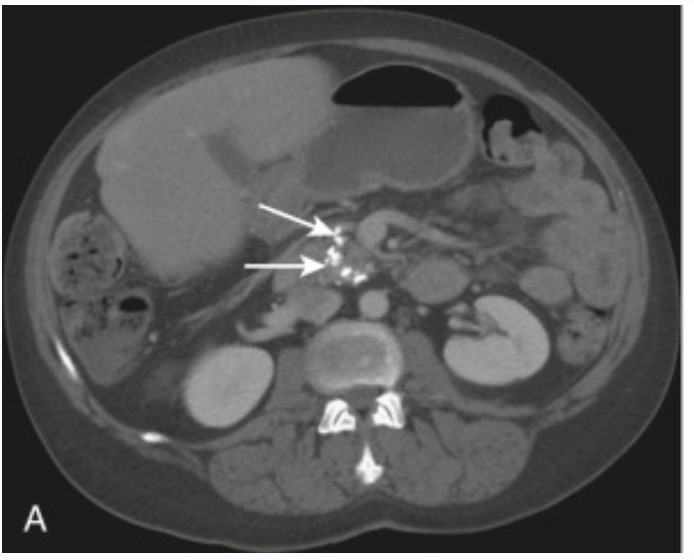
#> input picture data/raw/chronic_pancreatitis/CP2.jpg, 694 x 560 px
$ python -i image_processor.py   (imports and definitions only)   (older library calls are emulated)
#> lines starting #> are read from the running program, lines starting #| are printed output that depends on the picture
"""
Image preprocessing for CT scan classification.
Handles standard JPG/PNG screenshots from Google Images.
"""

import numpy as np
from PIL import Image, ImageFilter, ImageEnhance
import cv2


TARGET_SIZE = (224, 224)


# [48 lines left out: functions preprocess_image, validate_image, not called in this run]


def extract_visual_features(img: Image.Image) -> dict:
    """
    Extract human-interpretable visual features from the image.
    These approximate what a radiologist would assess.
    Used for the feature analysis panel in the UI.
    """
    arr = np.array(img.convert("L"), dtype=np.float32)  # grayscale
    arr_norm = arr / 255.0

    h, w = arr.shape

    # Region of interest — central third (where pancreas typically appears)
    roi = arr_norm[h//3 : 2*h//3, w//3 : 2*w//3]

    # 1. Mean intensity in central ROI (high = hyperdense, low = hypodense)
    mean_intensity = float(roi.mean())

    # 2. Texture complexity (std dev as a proxy for heterogeneity)
    texture_std = float(roi.std())

    # 3. Dark region fraction — hypodense areas (possible necrosis, cysts)
    dark_fraction = float((roi < 0.25).mean())

    # 4. Bright spot fraction — calcifications, bones
    bright_fraction = float((roi > 0.75).mean())

    # 5. Edge density — structural complexity (irregular ducts, masses)
    edges = _compute_edge_density(arr)
    edge_density = float(edges)

    # 6. Symmetry — left-right symmetry of the image
    left  = arr_norm[:, :w//2]
    right = np.fliplr(arr_norm[:, w//2:])
    min_w = min(left.shape[1], right.shape[1])
    symmetry = 1.0 - float(np.abs(left[:, :min_w] - right[:, :min_w]).mean()) * 5
    symmetry = max(0.0, min(1.0, symmetry))

    return {
        "mean_intensity": mean_intensity,
        "texture_heterogeneity": texture_std,
        "dark_region_fraction": dark_fraction,
        "bright_spot_fraction": bright_fraction,
        "edge_density": edge_density,
        "bilateral_symmetry": symmetry,
    }


# [16 lines left out: functions _apply_soft_tissue_window, _compute_gray_fraction, not called in this run]


def _compute_edge_density(arr: np.ndarray) -> float:
    """Sobel edge density as a proxy for structural complexity."""
    try:
        arr_uint8 = np.clip(arr, 0, 255).astype(np.uint8)
        sobelx = cv2.Sobel(arr_uint8, cv2.CV_64F, 1, 0, ksize=3)
        sobely = cv2.Sobel(arr_uint8, cv2.CV_64F, 0, 1, ksize=3)
        magnitude = np.sqrt(sobelx**2 + sobely**2)
        return float(np.clip(magnitude.mean() / 50.0, 0, 1))
    except Exception:
        return 0.5

>>> from PIL import Image
>>> picture = Image.open('../data/raw/chronic_pancreatitis/CP2.jpg')
#> picture is the input picture: PIL image 694x560 RGB; mean R, G, B 85.5, 85.5, 85.6
>>> result = extract_visual_features(picture)
#> in extract_visual_features, `roi = arr_norm[h//3 : 2*h//3, w//3 : 2*w//3]`:
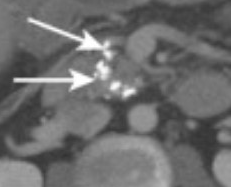
#> roi: shape (187, 231) float32; min 0.192, max 1, mean 0.424
#> in extract_visual_features, `mean_intensity = float(roi.mean())`: mean_intensity = 0.424
#> in extract_visual_features, `texture_std = float(roi.std())`: texture_std = 0.129
#> in extract_visual_features, `dark_fraction = float((roi < 0.25).mean())`: dark_fraction = 0.0452
#> in extract_visual_features, `bright_fraction = float((roi > 0.75).mean())`: bright_fraction = 0.027
#> in _compute_edge_density, `sobelx = cv2.Sobel(arr_uint8, cv2.CV_64F, 1, 0, ksize=3)`:
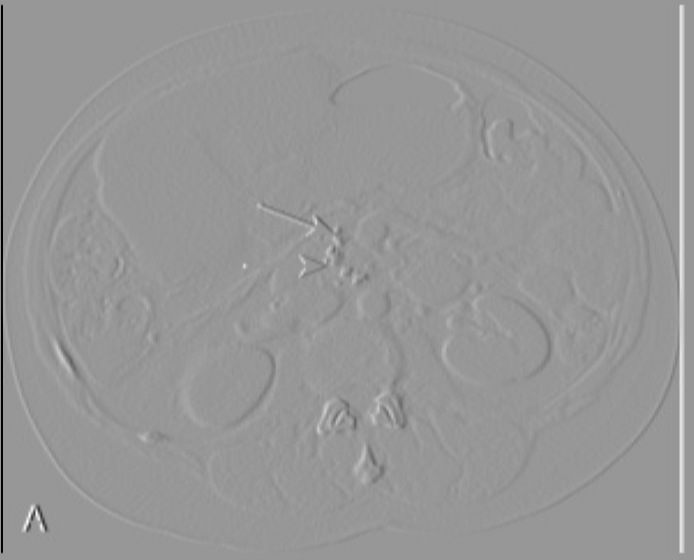
#> sobelx: shape (560, 694) float64; min -912, max 626, mean 0; drawn with min black and max white
#> in _compute_edge_density, `sobely = cv2.Sobel(arr_uint8, cv2.CV_64F, 0, 1, ksize=3)`:
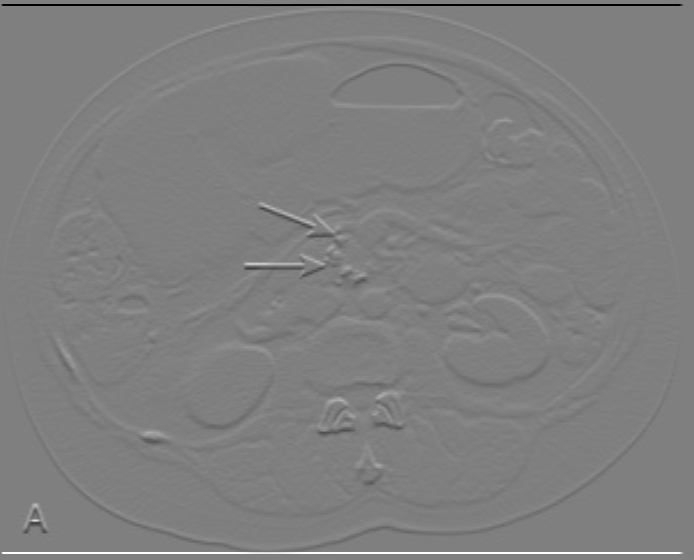
#> sobely: shape (560, 694) float64; min -904, max 904, mean 0; drawn with min black and max white
#> in _compute_edge_density, `magnitude = np.sqrt(sobelx**2 + sobely**2)`:
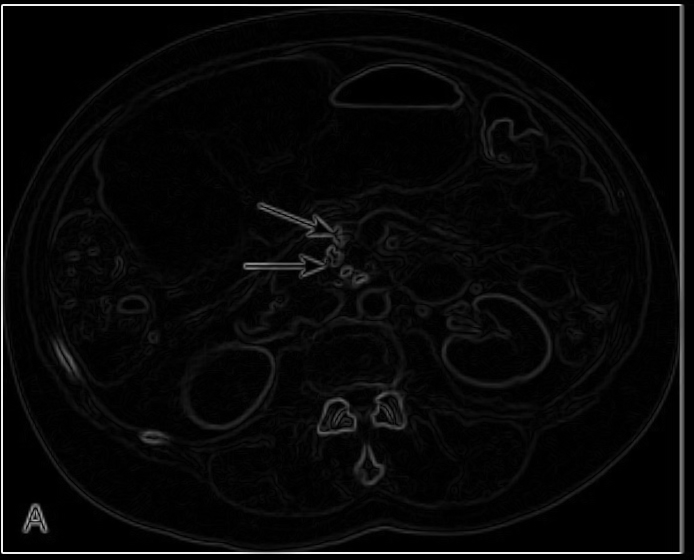
#> magnitude: shape (560, 694) float64; min 0, max 951.8, mean 32.1; drawn with min black and max white
#> in extract_visual_features, `edges = _compute_edge_density(arr)`: edges = 0.643
#> in extract_visual_features, `left  = arr_norm[:, :w//2]`:
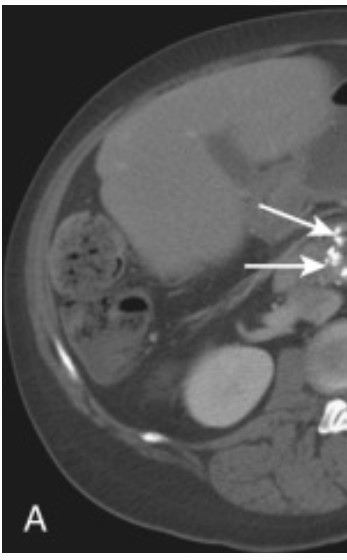
#> left: shape (560, 347) float32; min 0.0824, max 1, mean 0.337
#> in extract_visual_features, `right = np.fliplr(arr_norm[:, w//2:])`:
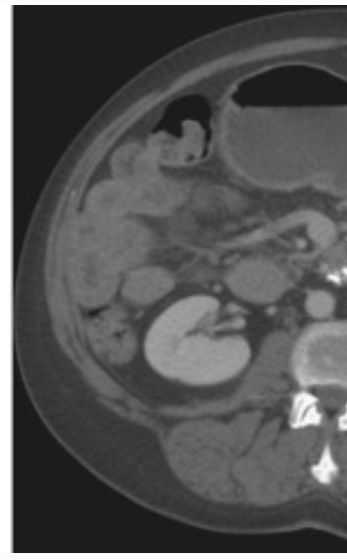
#> right: shape (560, 347) float32; min 0.0863, max 1, mean 0.334
#> in extract_visual_features, `symmetry = 1.0 - float(np.abs(left[:, :min_w] - right[:, :min_w]).mean..`: symmetry = 0.433
#> result = {'mean_intensity': 0.424, 'texture_heterogeneity': 0.129, 'dark_region_fraction': 0.0452, 'bright_spot_fraction': 0.027, 'edge_density': 0.643, 'bilateral_symmetry': 0.433}

$ run again, on data/raw/chronic_pancreatitis/CP3.jpg
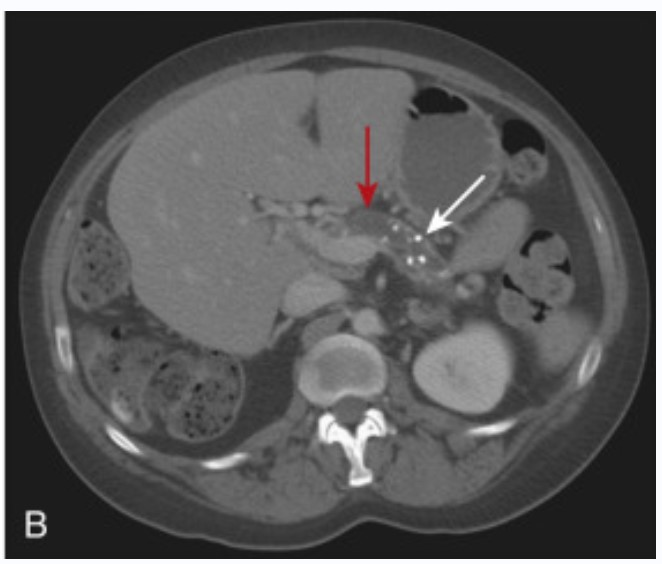
#> input picture data/raw/chronic_pancreatitis/CP3.jpg, 662 x 564 px
#> picture is the input picture: PIL image 662x564 RGB; mean R, G, B 86.4, 86.2, 86.3
#> mean_intensity = 0.429
#> texture_std = 0.0973
#> dark_fraction = 0.0393
#> bright_fraction = 0.00508
#> in _compute_edge_density, `magnitude = np.sqrt(sobelx**2 + sobely**2)`:
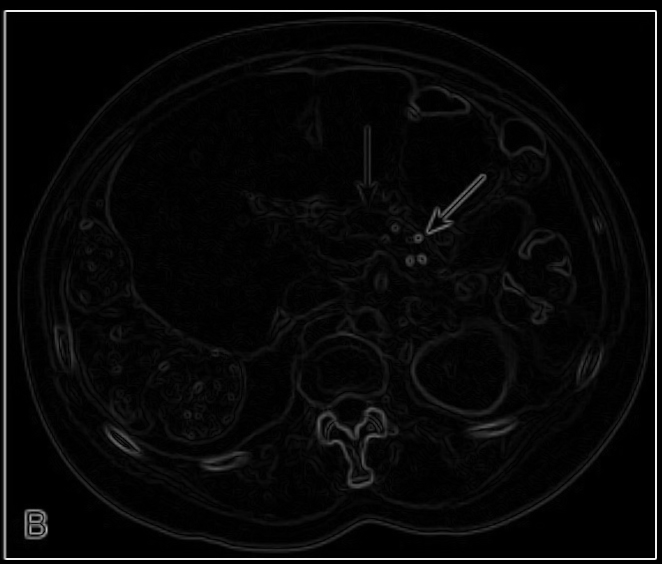
#> magnitude: shape (564, 662) float64; min 0, max 954.6, mean 32.8; drawn with min black and max white
#> edges = 0.656
#> in extract_visual_features, `right = np.fliplr(arr_norm[:, w//2:])`:
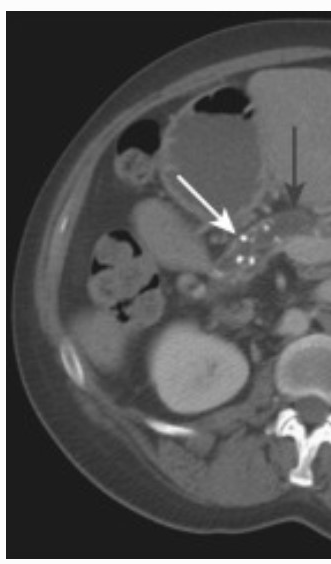
#> right: shape (564, 331) float32; min 0.0863, max 1, mean 0.336
#> symmetry = 0.593
#> result = {'mean_intensity': 0.429, 'texture_heterogeneity': 0.0973, 'dark_region_fraction': 0.0393, 'bright_spot_fraction': 0.00508, 'edge_density': 0.656, 'bilateral_symmetry': 0.593}

$ run again, on data/raw/chronic_pancreatitis/1.png
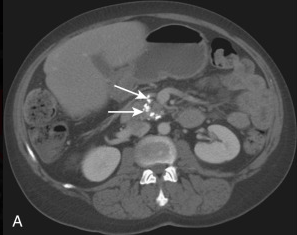
#> input picture data/raw/chronic_pancreatitis/1.png, 297 x 235 px
#> picture is the input picture: PIL image 297x235 RGB; mean R, G, B 78, 78, 78
#> mean_intensity = 0.422
#> texture_std = 0.136
#> dark_fraction = 0.0632
#> bright_fraction = 0.0307
#> in _compute_edge_density, `magnitude = np.sqrt(sobelx**2 + sobely**2)`:
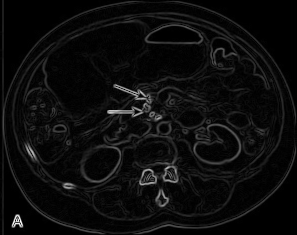
#> magnitude: shape (235, 297) float64; min 0, max 908.4, mean 44.5; drawn with min black and max white
#> edges = 0.89
#> in extract_visual_features, `right = np.fliplr(arr_norm[:, w//2:])`:
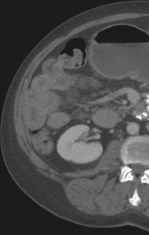
#> right: shape (235, 149) float32; min 0.0824, max 1, mean 0.3
#> symmetry = 0.538
#> result = {'mean_intensity': 0.422, 'texture_heterogeneity': 0.136, 'dark_region_fraction': 0.0632, 'bright_spot_fraction': 0.0307, 'edge_density': 0.89, 'bilateral_symmetry': 0.538}

$ run again, on data/raw/chronic_pancreatitis/10.png
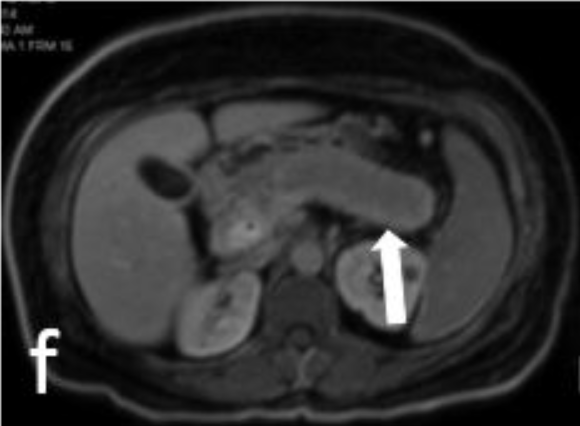
#> input picture data/raw/chronic_pancreatitis/10.png, 580 x 426 px
#> picture is the input picture: PIL image 580x426 RGB; min 0, max 255, mean 43.9
#> mean_intensity = 0.278
#> texture_std = 0.113
#> dark_fraction = 0.334
#> bright_fraction = 0.00861
#> in _compute_edge_density, `magnitude = np.sqrt(sobelx**2 + sobely**2)`:
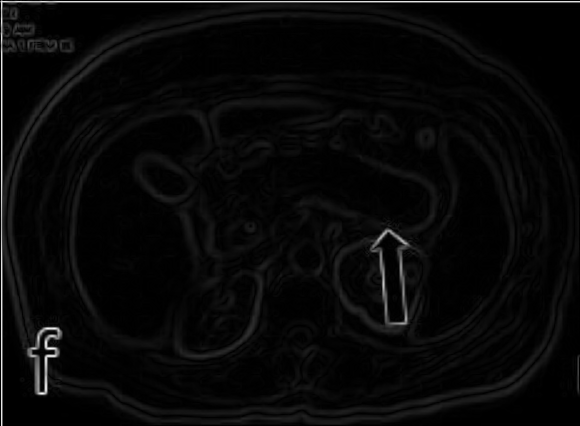
#> magnitude: shape (426, 580) float64; min 0, max 784.5, mean 26.4; drawn with min black and max white
#> edges = 0.527
#> in extract_visual_features, `right = np.fliplr(arr_norm[:, w//2:])`:
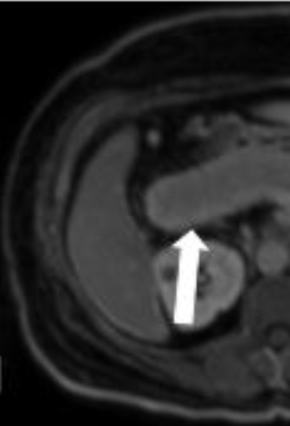
#> right: shape (426, 290) float32; min 0, max 1, mean 0.157
#> symmetry = 0.551
#> result = {'mean_intensity': 0.278, 'texture_heterogeneity': 0.113, 'dark_region_fraction': 0.334, 'bright_spot_fraction': 0.00861, 'edge_density': 0.527, 'bilateral_symmetry': 0.551}
